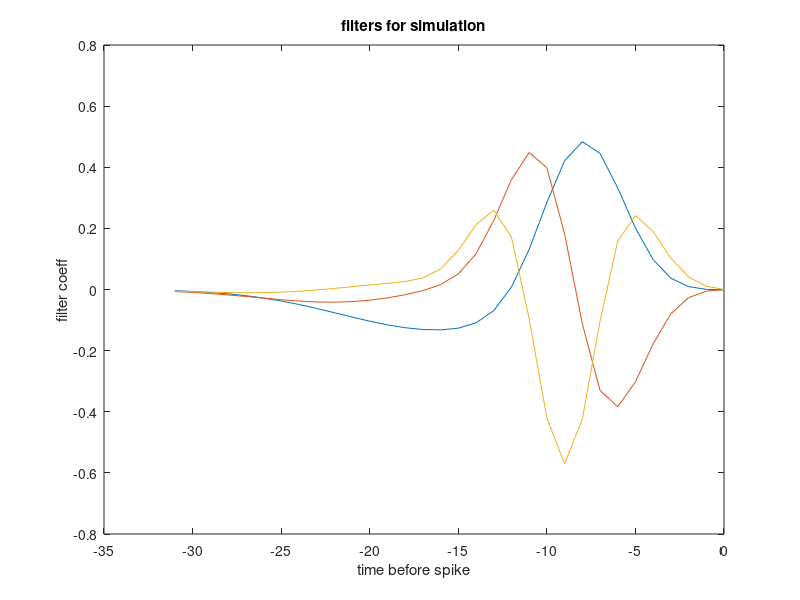

Here is the MATLAB script that generated this plot: (Note: this script raises an error after producing the figure.)
% tutorial1_MID_tfilter.m
%
% Tutorial script for illustrating MID estimator code for neuron with
% purely temporal stimulus

% 0. Set up Linear-Nonlinear-Poisson (LNP) model neuron 
nt = 32;        % number of temporal elements of filter
tvec = (-nt+1:0)'; % vector of time indices (in units of stim frames)

% Make some filters
filt1 = exp(-((tvec+nt/4)/(nt/10)).^2)-.25*exp(-((tvec+nt/2)/(nt/4)).^2); % difference of Gaussians
filt1 = filt1./norm(filt1);  %normalize

filt2 = [diff(filt1); 0];  % 2nd filter
filt2 = filt2./norm(filt2); % normalize

filt3 = [diff(filt2); 0];  % 3rd filter
filt3 = filt3./norm(filt3); % normalize

% Make plots
plot(tvec, [filt1 filt2 filt3])  
title('filters for simulation');
xlabel('time before spike'); ylabel('filter coeff');


%% 1.  Simulate data from LNP neuron

% Create stimulus 
slen = 10000;   % Stimulus length (Better convergence w/ longer stimulus)
Stim = randn(slen,1);
Stim = conv2(Stim,normpdf(-3:3,0,1)','same'); % smooth stimulus
RefreshRate = 100; % refresh rate

% Convolve stimulus with filters
f1 = sameconv(Stim,filt1);
f2 = sameconv(Stim,filt2);
f3 = sameconv(Stim,filt3);

% Compute output of nonlinearity
softrect = @(x)(log(1+exp(x))); % soft-rectification function
fnlin = @(x1,x2,x3)(softrect(100./(1+exp(x1-1))+10*x2.^2+4*(x3-1).^2-80));
lam = fnlin(f1,f2,f3);

%  Simulate spike train
Refreshrate = 100; % in Hz
spikes = poissrnd(lam/RefreshRate); % generate spikes


%%
[sta,stc,rawmu,rawcov] = simpleSTC(Stim,spikes,nt);
[u,s,v] = svd(stc);

ndims = 10;  % (Only need 2, but compute 10 for demonstration purposes)
eigvalthresh = 0.05; % eigenvalue cutoff threshold (for pruning dims from raw stimulus)
[vecs, vals, DD] = compiSTAC(sta, stc, rawmu, rawcov, ndims,eigvalthresh);
KLcontributed = [vals(1); diff(vals)];
ndims = length(vals);

subplot(221);  plot(1:ndims, KLcontributed, 'o');
title('KL contribution');
xlabel('subspace dimensionality');

subplot(221);
plot(tvec, filt1, 'k--', tvec, u(:,1:2)*u(:,1:2)'*filt1, ...
    tvec, vecs(:,1:2)*vecs(:,1:2)'*filt1, 'r');
title('Reconstruction of 1st filter'); ylabel('filter coeff');
legend('true k', 'STC', 'iSTAC', 'location', 'northwest');

subplot(223);
plot(tvec, filt2, 'k--', tvec, u(:,1:2)*u(:,1:2)'*filt2, ...
    tvec, vecs(:,1:2)*vecs(:,1:2)'*filt2, 'r');
title('Reconstruction of 2nd filter');
xlabel('time before spike'); ylabel('filter coeff');

subplot(222);  
plot(1:ndims, KLcontributed, 'o');
title('KL contribution');
xlabel('subspace dimensionality');

subplot(224);
plot(tvec, vecs(:,1:2));
title('iSTAC filters');
legend('1st', '2nd', 'location', 'northwest');

Errs = [subspace([filt1 filt2], u(:,1:2)) subspace([filt1 filt2], vecs(:,1:2))];
fprintf(1, 'Errors: STC=%.3f, iSTAC=%.3f\n', Errs(1), Errs(2));

